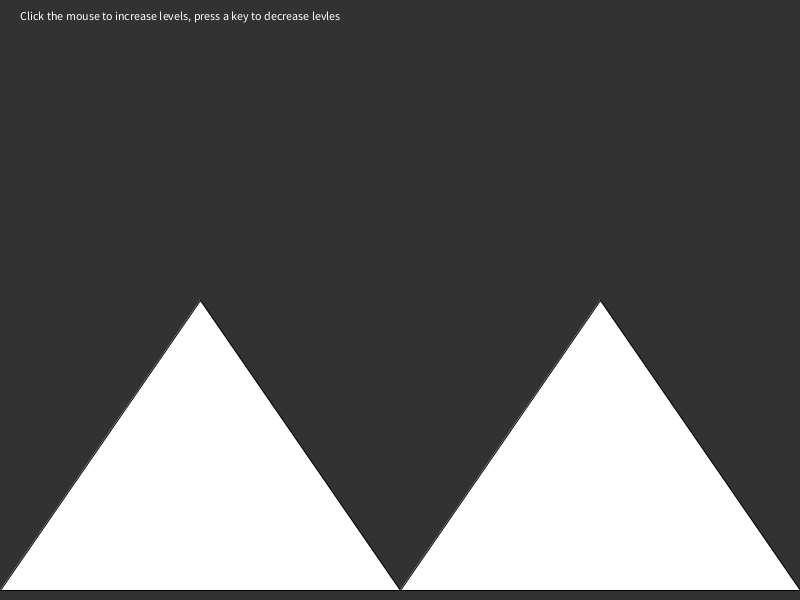
Frame 1 (no input)
Frame 60 (the mouse pressed at the canvas centre just before this capture): identical to frame 1, image omitted
Frame 120 (the mouse held since frame 60 and released just before this capture): identical to frame 1, image omitted

The Processing sketch that drew this single still picture (run headless with seeded random() and noise(); from frame 60 on, the mouse is pressed at the canvas centre):

// Processing sketch: Section2
// ── Section2.pde
int levels;
color bg,fg;

void setup() {
  size(800, 600);
  levels = 1;
}

/*Create Sierpiski's Gasket (google an image of this)
  The outer triangle are the vertices: (v1x, v1y), (v2x,v2y), (v3x, v3y)
  levels:
  0 = regular triangle
  1 = triforce (looks like 3 triangles)
  2 = each of the 3 triangles will be cut into 3 triangles.
  etc.
*/
void gasket(int levels, float v1x, float v1y, float v2x, float v2y, float v3x, float v3y) {
    //YOU WRITE THIS METHOD!
    if (levels == 0) {
      triangle(v1x,v1y,v2x,v2y,v3x,v3y);
    } else {
      gasket(levels-1,v1x,v1y,(v1x+v2x)/2,(v1y+v2y)/2,(v1x+v3x)/2,(v1y+v3y)/2);
      gasket(levels-1,(v1x+v2x)/2,(v1y+v2y)/2,v2x,v2y,(v2x+v3x)/2,(v2y+v3y)/2);
     
    }
}

void draw() { 
  background(50);  
  
  fill(255);
  text("Click the mouse to increase levels, press a key to decrease levles",20,20);

  gasket(levels,0, height-10, width, height-10, width/2, 10);

 //koch(levels,width-10, height/2,10, height/3 ); 
 //other fractal you can do! This requires a bit more math, or you can look up the coordinates.
}

void mouseClicked(){ 
 levels ++;  
}

void keyPressed(){
 levels --; 
}
